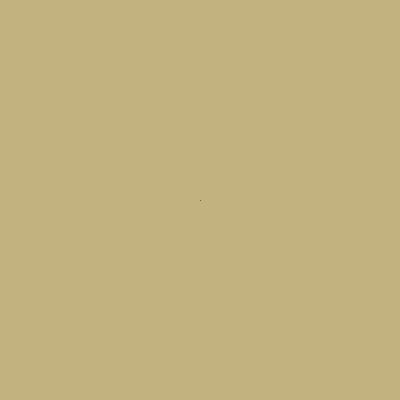
Frame 1 (no input)
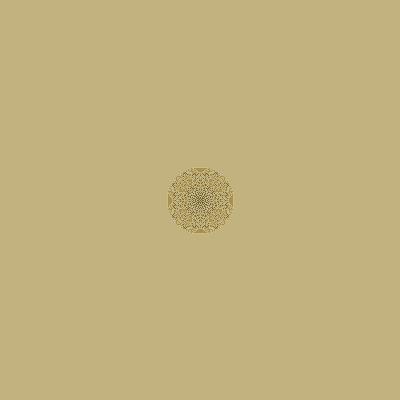
Frame 60 (the mouse pressed at the canvas centre just before this capture)
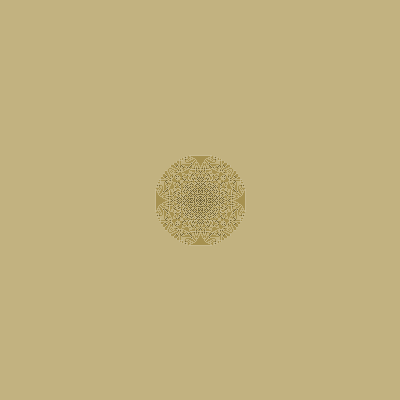
Frame 120 (the mouse held since frame 60 and released just before this capture)

The Processing sketch that drew these frames (run headless with seeded random() and noise(); from frame 60 on, the mouse is pressed at the canvas centre):

// Processing sketch: main
// ── main.pde

int[][] sandpiles;

void setup(){
  size(400,400);
  sandpiles = new int[width][height];
  
  sandpiles[width/2][height/2] = 100000;
}

void draw(){
  loadPixels();
  
  for(int x = 0; x < width; x++){
    for(int y = 0; y < height; y++){
      int num = sandpiles[x][y];
      
      color col = color(194, 178, 128);
      
      if(num == 1){
        col = color(202, 188, 145);
      }else if(num == 2){
        col = color(194, 178, 128);
      }else if(num == 3){
        col = color(166, 145, 80);
      }else if(num >= 4){
        col = color(114, 100, 55);
      }
      
      pixels[x+y*width] = col;
    }
  }
  
  updatePixels();
  
  for(int i = 0; i < 100; i++){
    topple();
  }
}

void mouseClicked() {
  sandpiles[mouseX][mouseY] = 100000;
}

void topple(){
  int[][] nextpiles = new int[width][height];
  
  
  for(int x = 0; x < width; x++){
    for(int y = 0; y < height; y++){
      if(sandpiles[x][y] < 4){
        nextpiles[x][y] = sandpiles[x][y];
      }
    }
  }
  
  for(int x = 0; x < width; x++){
    for(int y = 0; y < height; y++){
      if(sandpiles[x][y] >= 4){
        nextpiles[x][y] += sandpiles[x][y] - 4;
        
        if(x+1 < width)
          nextpiles[x+1][y]++;
        if(x-1 > 0)
          nextpiles[x-1][y]++;
          
        if(y+1 < height)
          nextpiles[x][y+1]++;
        if(y-1 > 0)
          nextpiles[x][y-1]++;
      }
    }
  }
  
  sandpiles = nextpiles;
}
